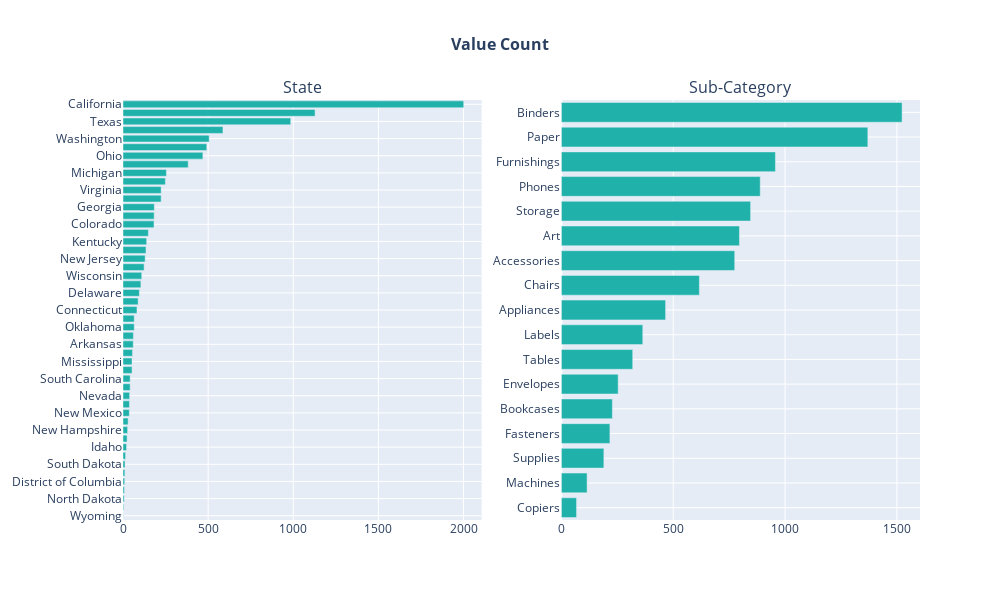

This figure's notebook cell:
### Markdown cell above
### Categorical Column Distributions

### Code cell
cols = ['state', 'sub_category']

fig = make_subplots(
    rows=1,
    cols=2,
    subplot_titles=['State','Sub-Category']
)

for i, col in enumerate(cols, start=1):
    vc = df[col].value_counts().sort_values()

    fig.add_trace(
        go.Bar(
            x=vc.values,
            y=vc.index,
            orientation='h',
            marker_color='LightSeaGreen',
        ),
        row=1,
        col=i
    )

fig.update_layout(
    title=dict(
        text='Value Count',
        x=0.5,
        font=dict(size=16, weight='bold')
    ),
    height=600,
    width=1000,
    showlegend=False,
)


fig.update_xaxes(title_font=dict(size=10), tickfont=dict(size=12), griddash='solid')
fig.update_yaxes(title_font=dict(size=10), tickfont=dict(size=12), griddash='solid')

fig.show()

### Figure 1 — Plotly figure (JSON) as saved in the notebook; plotly's stock layout.template omitted (floating-point values rounded to 4 significant figures)
{"data": [{"marker": {"color": "LightSeaGreen"}, "orientation": "h", "type": "bar", "x": [1, 4, 7, 8, 10, 11, 12, 15, 21, 24, 27, 30, 37, 38, 39, 42, 42, 53, 53, 56, 60, 61, 66, 66, 82, 89, 96, 105, 110, 124, 130, 135, 139, 149, 182, 183, 184, 224, 224, 249, 255, 383, 469, 492, 506, 587, 985, 1128, 2001], "xaxis": "x", "y": ["Wyoming", "West Virginia", "North Dakota", "Maine", "District of Columbia", "Vermont", "South Dakota", "Montana", "Idaho", "Kansas", "New Hampshire", "Iowa", "New Mexico", "Nebraska", "Nevada", "Louisiana", "South Carolina", "Utah", "Mississippi", "Rhode Island", "Arkansas", "Alabama", "Oklahoma", "Missouri", "Connecticut", "Minnesota", "Delaware", "Maryland", "Wisconsin", "Oregon", "New Jersey", "Massachusetts", "Kentucky", "Indiana", "Colorado", "Tennessee", "Georgia", "Arizona", "Virginia", "North Carolina", "Michigan", "Florida", "Ohio", "Illinois", "Washington", "Pennsylvania", "Texas", "New York", "California"], "yaxis": "y"}, {"marker": {"color": "LightSeaGreen"}, "orientation": "h", "type": "bar", "x": [68, 115, 190, 217, 228, 254, 319, 364, 466, 617, 775, 796, 846, 889, 957, 1370, 1523], "xaxis": "x2", "y": ["Copiers", "Machines", "Supplies", "Fasteners", "Bookcases", "Envelopes", "Tables", "Labels", "Appliances", "Chairs", "Accessories", "Art", "Storage", "Phones", "Furnishings", "Paper", "Binders"], "yaxis": "y2"}], "layout": {"annotations": [{"font": {"size": 16}, "showarrow": false, "text": "State", "x": 0.225, "xanchor": "center", "xref": "paper", "y": 1, "yanchor": "bottom", "yref": "paper"}, {"font": {"size": 16}, "showarrow": false, "text": "Sub-Category", "x": 0.775, "xanchor": "center", "xref": "paper", "y": 1, "yanchor": "bottom", "yref": "paper"}], "height": 600, "showlegend": false, "title": {"font": {"size": 16, "weight": "bold"}, "text": "Value Count", "x": 0.5}, "width": 1000, "xaxis": {"anchor": "y", "domain": [0, 0.45], "griddash": "solid", "tickfont": {"size": 12}, "title": {"font": {"size": 10}}}, "xaxis2": {"anchor": "y2", "domain": [0.55, 1], "griddash": "solid", "tickfont": {"size": 12}, "title": {"font": {"size": 10}}}, "yaxis": {"anchor": "x", "domain": [0, 1], "griddash": "solid", "tickfont": {"size": 12}, "title": {"font": {"size": 10}}}, "yaxis2": {"anchor": "x2", "domain": [0, 1], "griddash": "solid", "tickfont": {"size": 12}, "title": {"font": {"size": 10}}}}}
